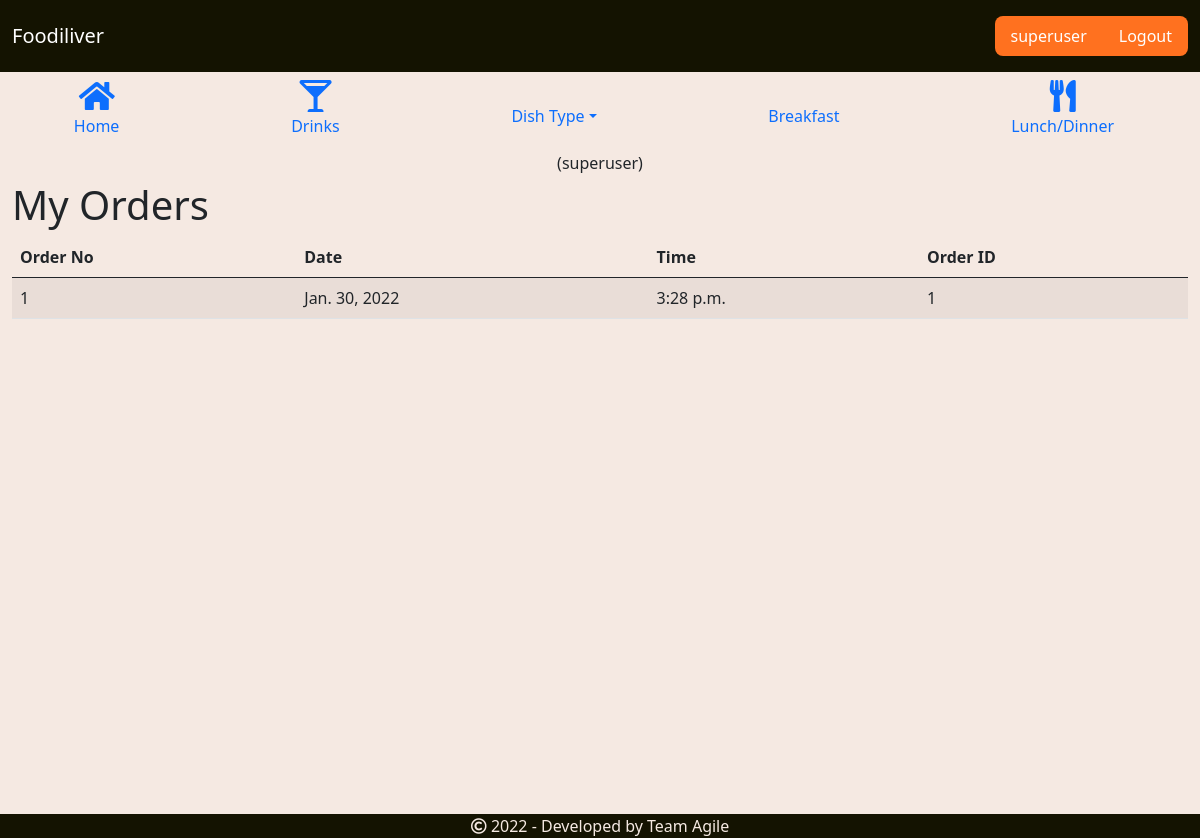
The page /view_profile (signed in) on the database as committed earlier.
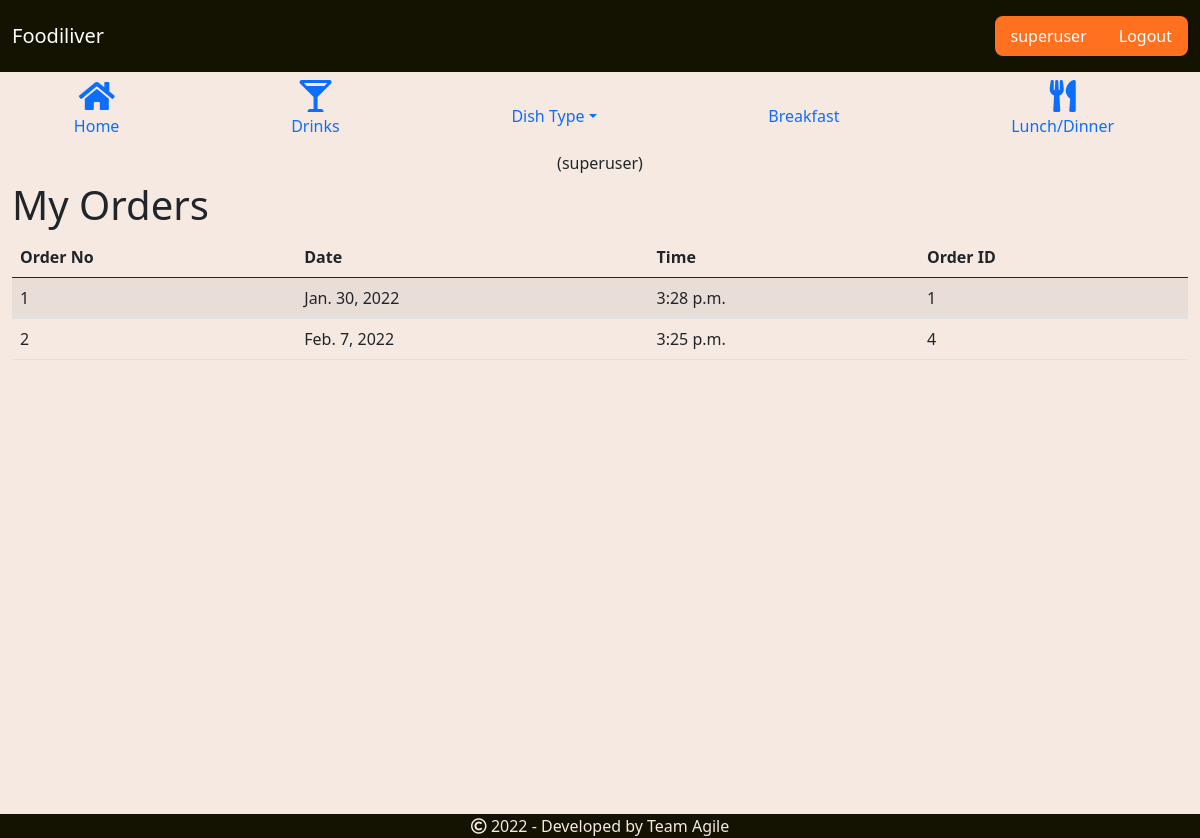
The same page on the database as committed later.
### order/models.py (models this page shows)
class Order(models.Model):
    Dishes = models.ManyToManyField(Dish,related_name='Ordered_In')
    Bill = models.JSONField(encoder=json.JSONEncoder,default=dict)
    Date = models.DateField(auto_now_add=True)
    Time = models.TimeField(auto_now_add=True)
    Order_By = models.ForeignKey(User,on_delete=models.CASCADE)

### order/views.py (the view)
# urls.py: path('view_profile', views.view_profile, name='view_profile'),
@login_required
def view_profile(request):
    id = request.user.id
    requested_user = User.objects.get(pk=id)
    orders = Order.objects.filter(Order_By=request.user)
    return render(request, 'order/view_profile.html', {'orders': orders})

### order/templates/order/view_profile.html (shortened to what this page needs)
{% extends 'order/layout.html' %}
{% load static %}
{% block main %}
    <section id="recipes" class="container">
    <div class="container">
        <div class="text-center">
            <h6>({{ user.username }})</h6>
        </div>
    </div>
    </section>
    <section class="container-fluid">
    <h1>My Orders</h1>
    <table id="all_jobs" class="table table-striped table-hover" style="width:100%">
       <thead><tr><th>Order No</th><th>Date</th><th>Time</th><th>Order ID</th></tr></thead>
        <tbody>
        {% for order in orders %}
        <tr>
        <td>{{ forloop.counter }}</td>
        <td>{{ order.Date }}</td>
        <td>{{ order.Time }}</td>
        <td>{{ order.id }}</td>
        </tr>
        {% endfor %}
        </tbody>
    </table>
    </section>
{% endblock %}

Rows that differ between the two databases and show on the page:
added Order: Date "Feb. 7, 2022", Time "3:25 p.m.", id "4"
